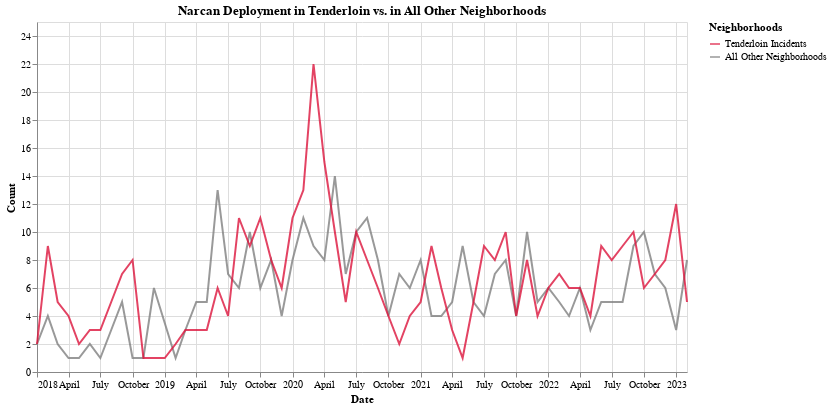

The code cell stored with this chart in its notebook:
### Code cell
# Visualization
nd_plot = nd_nbh.groupby(['incident_date','compare']).sum('count').reset_index()
nd_plot['incident_date_2'] = nd_plot['incident_date']

## Excluding the month we're currently in.
end_date = '2023-02'
filtered_nd_plot = nd_plot[nd_plot['incident_date']<=end_date]

alt.Chart(filtered_nd_plot).mark_line(opacity=0.8).encode(
    alt.X('incident_date:T',title='Date'),
    alt.Y('sum(count):Q',title = 'Count',scale=alt.Scale(domain=(0,25))),
    color = alt.Color('compare:N',legend = alt.Legend(title = 'Neighborhoods'),scale=alt.Scale(domain=['Tenderloin Incidents','All Other Neighborhoods'], range=['crimson','grey'])),
    tooltip = [alt.Tooltip('incident_date_2',title='Date'),alt.Tooltip('count',title='Incidents')]
).properties(
    width=650,
    height=350,
    title='Narcan Deployment in Tenderloin vs. in All Other Neighborhoods'
)

### Figure 1 — Vega-Lite specification as saved in the notebook (floating-point values rounded to 4 significant figures)
{"config": {"view": {"continuousWidth": 300, "continuousHeight": 300}}, "data": {"name": "data-8df1d2f04a8892b0a6a1ee385df10e6a"}, "mark": {"type": "line", "opacity": 0.8}, "encoding": {"color": {"field": "compare", "legend": {"title": "Neighborhoods"}, "scale": {"domain": ["Tenderloin Incidents", "All Other Neighborhoods"], "range": ["crimson", "grey"]}, "type": "nominal"}, "tooltip": [{"field": "incident_date_2", "title": "Date", "type": "nominal"}, {"field": "count", "title": "Incidents", "type": "quantitative"}], "x": {"field": "incident_date", "title": "Date", "type": "temporal"}, "y": {"aggregate": "sum", "field": "count", "scale": {"domain": [0, 25]}, "title": "Count", "type": "quantitative"}}, "height": 350, "title": "Narcan Deployment in Tenderloin vs. in All Other Neighborhoods", "width": 650, "$schema": "https://vega.github.io/schema/vega-lite/v5.6.1.json", "datasets": {"data-8df1d2f04a8892b0a6a1ee385df10e6a": [{"incident_date": "2018-01", "compare": "All Other Neighborhoods", "count": 2, "incident_date_2": "2018-01"}, {"incident_date": "2018-01", "compare": "Tenderloin Incidents", "count": 2, "incident_date_2": "2018-01"}, {"incident_date": "2018-02", "compare": "All Other Neighborhoods", "count": 4, "incident_date_2": "2018-02"}, {"incident_date": "2018-02", "compare": "Tenderloin Incidents", "count": 9, "incident_date_2": "2018-02"}, {"incident_date": "2018-03", "compare": "All Other Neighborhoods", "count": 2, "incident_date_2": "2018-03"}, {"incident_date": "2018-03", "compare": "Tenderloin Incidents", "count": 5, "incident_date_2": "2018-03"}, {"incident_date": "2018-04", "compare": "All Other Neighborhoods", "count": 1, "incident_date_2": "2018-04"}, {"incident_date": "2018-04", "compare": "Tenderloin Incidents", "count": 4, "incident_date_2": "2018-04"}, {"incident_date": "2018-05", "compare": "All Other Neighborhoods", "count": 1, "incident_date_2": "2018-05"}, {"incident_date": "2018-05", "compare": "Tenderloin Incidents", "count": 2, "incident_date_2": "2018-05"}, {"incident_date": "2018-06", "compare": "All Other Neighborhoods", "count": 2, "incident_date_2": "2018-06"}, {"incident_date": "2018-06", "compare": "Tenderloin Incidents", "count": 3, "incident_date_2": "2018-06"}, {"incident_date": "2018-07", "compare": "All Other Neighborhoods", "count": 1, "incident_date_2": "2018-07"}, {"incident_date": "2018-07", "compare": "Tenderloin Incidents", "count": 3, "incident_date_2": "2018-07"}, {"incident_date": "2018-08", "compare": "All Other Neighborhoods", "count": 3, "incident_date_2": "2018-08"}, {"incident_date": "2018-08", "compare": "Tenderloin Incidents", "count": 5, "incident_date_2": "2018-08"}, {"incident_date": "2018-09", "compare": "All Other Neighborhoods", "count": 5, "incident_date_2": "2018-09"}, {"incident_date": "2018-09", "compare": "Tenderloin Incidents", "count": 7, "incident_date_2": "2018-09"}, {"incident_date": "2018-10", "compare": "All Other Neighborhoods", "count": 1, "incident_date_2": "2018-10"}, {"incident_date": "2018-10", "compare": "Tenderloin Incidents", "count": 8, "incident_date_2": "2018-10"}, {"incident_date": "2018-11", "compare": "All Other Neighborhoods", "count": 1, "incident_date_2": "2018-11"}, {"incident_date": "2018-11", "compare": "Tenderloin Incidents", "count": 1, "incident_date_2": "2018-11"}, {"incident_date": "2018-12", "compare": "All Other Neighborhoods", "count": 6, "incident_date_2": "2018-12"}, {"incident_date": "2019-01", "compare": "Tenderloin Incidents", "count": 1, "incident_date_2": "2019-01"}, {"incident_date": "2019-02", "compare": "All Other Neighborhoods", "count": 1, "incident_date_2": "2019-02"}, {"incident_date": "2019-02", "compare": "Tenderloin Incidents", "count": 2, "incident_date_2": "2019-02"}, {"incident_date": "2019-03", "compare": "All Other Neighborhoods", "count": 3, "incident_date_2": "2019-03"}, {"incident_date": "2019-03", "compare": "Tenderloin Incidents", "count": 3, "incident_date_2": "2019-03"}, {"incident_date": "2019-04", "compare": "All Other Neighborhoods", "count": 5, "incident_date_2": "2019-04"}, {"incident_date": "2019-04", "compare": "Tenderloin Incidents", "count": 3, "incident_date_2": "2019-04"}, {"incident_date": "2019-05", "compare": "All Other Neighborhoods", "count": 5, "incident_date_2": "2019-05"}, {"incident_date": "2019-05", "compare": "Tenderloin Incidents", "count": 3, "incident_date_2": "2019-05"}, {"incident_date": "2019-06", "compare": "All Other Neighborhoods", "count": 13, "incident_date_2": "2019-06"}, {"incident_date": "2019-06", "compare": "Tenderloin Incidents", "count": 6, "incident_date_2": "2019-06"}, {"incident_date": "2019-07", "compare": "All Other Neighborhoods", "count": 7, "incident_date_2": "2019-07"}, {"incident_date": "2019-07", "compare": "Tenderloin Incidents", "count": 4, "incident_date_2": "2019-07"}, {"incident_date": "2019-08", "compare": "All Other Neighborhoods", "count": 6, "incident_date_2": "2019-08"}, {"incident_date": "2019-08", "compare": "Tenderloin Incidents", "count": 11, "incident_date_2": "2019-08"}, {"incident_date": "2019-09", "compare": "All Other Neighborhoods", "count": 10, "incident_date_2": "2019-09"}, {"incident_date": "2019-09", "compare": "Tenderloin Incidents", "count": 9, "incident_date_2": "2019-09"}, {"incident_date": "2019-10", "compare": "All Other Neighborhoods", "count": 6, "incident_date_2": "2019-10"}, {"incident_date": "2019-10", "compare": "Tenderloin Incidents", "count": 11, "incident_date_2": "2019-10"}, {"incident_date": "2019-11", "compare": "All Other Neighborhoods", "count": 8, "incident_date_2": "2019-11"}, {"incident_date": "2019-11", "compare": "Tenderloin Incidents", "count": 8, "incident_date_2": "2019-11"}, {"incident_date": "2019-12", "compare": "All Other Neighborhoods", "count": 4, "incident_date_2": "2019-12"}, {"incident_date": "2019-12", "compare": "Tenderloin Incidents", "count": 6, "incident_date_2": "2019-12"}, {"incident_date": "2020-01", "compare": "All Other Neighborhoods", "count": 8, "incident_date_2": "2020-01"}, {"incident_date": "2020-01", "compare": "Tenderloin Incidents", "count": 11, "incident_date_2": "2020-01"}, {"incident_date": "2020-02", "compare": "All Other Neighborhoods", "count": 11, "incident_date_2": "2020-02"}, {"incident_date": "2020-02", "compare": "Tenderloin Incidents", "count": 13, "incident_date_2": "2020-02"}, {"incident_date": "2020-03", "compare": "All Other Neighborhoods", "count": 9, "incident_date_2": "2020-03"}, {"incident_date": "2020-03", "compare": "Tenderloin Incidents", "count": 22, "incident_date_2": "2020-03"}, {"incident_date": "2020-04", "compare": "All Other Neighborhoods", "count": 8, "incident_date_2": "2020-04"}, {"incident_date": "2020-04", "compare": "Tenderloin Incidents", "count": 15, "incident_date_2": "2020-04"}, {"incident_date": "2020-05", "compare": "All Other Neighborhoods", "count": 14, "incident_date_2": "2020-05"}, {"incident_date": "2020-05", "compare": "Tenderloin Incidents", "count": 10, "incident_date_2": "2020-05"}, {"incident_date": "2020-06", "compare": "All Other Neighborhoods", "count": 7, "incident_date_2": "2020-06"}, {"incident_date": "2020-06", "compare": "Tenderloin Incidents", "count": 5, "incident_date_2": "2020-06"}, {"incident_date": "2020-07", "compare": "All Other Neighborhoods", "count": 10, "incident_date_2": "2020-07"}, {"incident_date": "2020-07", "compare": "Tenderloin Incidents", "count": 10, "incident_date_2": "2020-07"}, {"incident_date": "2020-08", "compare": "All Other Neighborhoods", "count": 11, "incident_date_2": "2020-08"}, {"incident_date": "2020-08", "compare": "Tenderloin Incidents", "count": 8, "incident_date_2": "2020-08"}, {"incident_date": "2020-09", "compare": "All Other Neighborhoods", "count": 8, "incident_date_2": "2020-09"}, {"incident_date": "2020-09", "compare": "Tenderloin Incidents", "count": 6, "incident_date_2": "2020-09"}, {"incident_date": "2020-10", "compare": "All Other Neighborhoods", "count": 4, "incident_date_2": "2020-10"}, {"incident_date": "2020-10", "compare": "Tenderloin Incidents", "count": 4, "incident_date_2": "2020-10"}, {"incident_date": "2020-11", "compare": "All Other Neighborhoods", "count": 7, "incident_date_2": "2020-11"}, {"incident_date": "2020-11", "compare": "Tenderloin Incidents", "count": 2, "incident_date_2": "2020-11"}, {"incident_date": "2020-12", "compare": "All Other Neighborhoods", "count": 6, "incident_date_2": "2020-12"}, {"incident_date": "2020-12", "compare": "Tenderloin Incidents", "count": 4, "incident_date_2": "2020-12"}, {"incident_date": "2021-01", "compare": "All Other Neighborhoods", "count": 8, "incident_date_2": "2021-01"}, {"incident_date": "2021-01", "compare": "Tenderloin Incidents", "count": 5, "incident_date_2": "2021-01"}, {"incident_date": "2021-02", "compare": "All Other Neighborhoods", "count": 4, "incident_date_2": "2021-02"}, {"incident_date": "2021-02", "compare": "Tenderloin Incidents", "count": 9, "incident_date_2": "2021-02"}, {"incident_date": "2021-03", "compare": "All Other Neighborhoods", "count": 4, "incident_date_2": "2021-03"}, {"incident_date": "2021-03", "compare": "Tenderloin Incidents", "count": 6, "incident_date_2": "2021-03"}, {"incident_date": "2021-04", "compare": "All Other Neighborhoods", "count": 5, "incident_date_2": "2021-04"}, {"incident_date": "2021-04", "compare": "Tenderloin Incidents", "count": 3, "incident_date_2": "2021-04"}, {"incident_date": "2021-05", "compare": "All Other Neighborhoods", "count": 9, "incident_date_2": "2021-05"}, {"incident_date": "2021-05", "compare": "Tenderloin Incidents", "count": 1, "incident_date_2": "2021-05"}, {"incident_date": "2021-06", "compare": "All Other Neighborhoods", "count": 5, "incident_date_2": "2021-06"}, {"incident_date": "2021-06", "compare": "Tenderloin Incidents", "count": 5, "incident_date_2": "2021-06"}, {"incident_date": "2021-07", "compare": "All Other Neighborhoods", "count": 4, "incident_date_2": "2021-07"}, {"incident_date": "2021-07", "compare": "Tenderloin Incidents", "count": 9, "incident_date_2": "2021-07"}, {"incident_date": "2021-08", "compare": "All Other Neighborhoods", "count": 7, "incident_date_2": "2021-08"}, {"incident_date": "2021-08", "compare": "Tenderloin Incidents", "count": 8, "incident_date_2": "2021-08"}, {"incident_date": "2021-09", "compare": "All Other Neighborhoods", "count": 8, "incident_date_2": "2021-09"}, {"incident_date": "2021-09", "compare": "Tenderloin Incidents", "count": 10, "incident_date_2": "2021-09"}, {"incident_date": "2021-10", "compare": "All Other Neighborhoods", "count": 4, "incident_date_2": "2021-10"}, {"incident_date": "2021-10", "compare": "Tenderloin Incidents", "count": 4, "incident_date_2": "2021-10"}, {"incident_date": "2021-11", "compare": "All Other Neighborhoods", "count": 10, "incident_date_2": "2021-11"}, {"incident_date": "2021-11", "compare": "Tenderloin Incidents", "count": 8, "incident_date_2": "2021-11"}, {"incident_date": "2021-12", "compare": "All Other Neighborhoods", "count": 5, "incident_date_2": "2021-12"}, {"incident_date": "2021-12", "compare": "Tenderloin Incidents", "count": 4, "incident_date_2": "2021-12"}, {"incident_date": "2022-01", "compare": "All Other Neighborhoods", "count": 6, "incident_date_2": "2022-01"}, {"incident_date": "2022-01", "compare": "Tenderloin Incidents", "count": 6, "incident_date_2": "2022-01"}, {"incident_date": "2022-02", "compare": "All Other Neighborhoods", "count": 5, "incident_date_2": "2022-02"}, {"incident_date": "2022-02", "compare": "Tenderloin Incidents", "count": 7, "incident_date_2": "2022-02"}, {"incident_date": "2022-03", "compare": "All Other Neighborhoods", "count": 4, "incident_date_2": "2022-03"}, {"incident_date": "2022-03", "compare": "Tenderloin Incidents", "count": 6, "incident_date_2": "2022-03"}, {"incident_date": "2022-04", "compare": "All Other Neighborhoods", "count": 6, "incident_date_2": "2022-04"}, {"incident_date": "2022-04", "compare": "Tenderloin Incidents", "count": 6, "incident_date_2": "2022-04"}, {"incident_date": "2022-05", "compare": "All Other Neighborhoods", "count": 3, "incident_date_2": "2022-05"}, {"incident_date": "2022-05", "compare": "Tenderloin Incidents", "count": 4, "incident_date_2": "2022-05"}, {"incident_date": "2022-06", "compare": "All Other Neighborhoods", "count": 5, "incident_date_2": "2022-06"}, {"incident_date": "2022-06", "compare": "Tenderloin Incidents", "count": 9, "incident_date_2": "2022-06"}, {"incident_date": "2022-07", "compare": "All Other Neighborhoods", "count": 5, "incident_date_2": "2022-07"}, {"incident_date": "2022-07", "compare": "Tenderloin Incidents", "count": 8, "incident_date_2": "2022-07"}, {"incident_date": "2022-08", "compare": "All Other Neighborhoods", "count": 5, "incident_date_2": "2022-08"}, {"incident_date": "2022-08", "compare": "Tenderloin Incidents", "count": 9, "incident_date_2": "2022-08"}, {"incident_date": "2022-09", "compare": "All Other Neighborhoods", "count": 9, "incident_date_2": "2022-09"}, {"incident_date": "2022-09", "compare": "Tenderloin Incidents", "count": 10, "incident_date_2": "2022-09"}, {"incident_date": "2022-10", "compare": "All Other Neighborhoods", "count": 10, "incident_date_2": "2022-10"}, {"incident_date": "2022-10", "compare": "Tenderloin Incidents", "count": 6, "incident_date_2": "2022-10"}, {"incident_date": "2022-11", "compare": "All Other Neighborhoods", "count": 7, "incident_date_2": "2022-11"}, {"incident_date": "2022-11", "compare": "Tenderloin Incidents", "count": 7, "incident_date_2": "2022-11"}, {"incident_date": "2022-12", "compare": "All Other Neighborhoods", "count": 6, "incident_date_2": "2022-12"}, {"incident_date": "2022-12", "compare": "Tenderloin Incidents", "count": 8, "incident_date_2": "2022-12"}, {"incident_date": "2023-01", "compare": "All Other Neighborhoods", "count": 3, "incident_date_2": "2023-01"}, {"incident_date": "2023-01", "compare": "Tenderloin Incidents", "count": 12, "incident_date_2": "2023-01"}, {"incident_date": "2023-02", "compare": "All Other Neighborhoods", "count": 8, "incident_date_2": "2023-02"}, {"incident_date": "2023-02", "compare": "Tenderloin Incidents", "count": 5, "incident_date_2": "2023-02"}]}}
